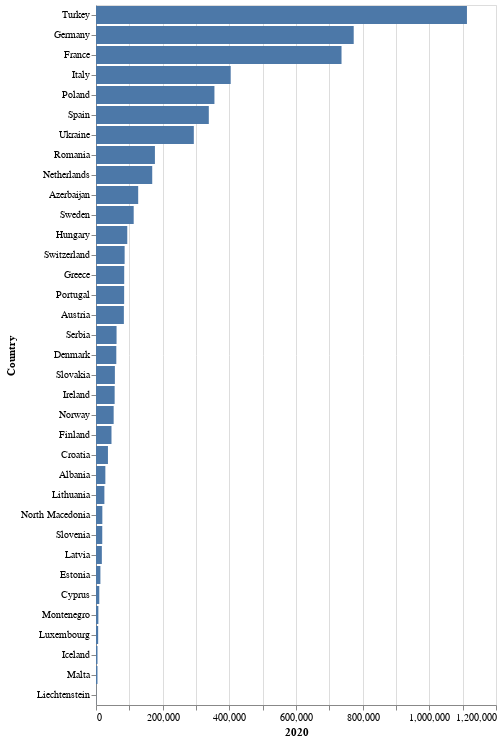

The notebook cell saved with this chart:
### Markdown cell above
Order bars DESC (use `x` to order ASC).

### Code cell
bars = alt.Chart(df).mark_bar().encode(
    x=alt.X('2020:Q'),
    y=alt.Y('Country:N', sort='-x'),
)
bars.save('ordered_raw_bar_chart.png')
bars

### Figure 1 — Vega-Lite specification as saved in the notebook (floating-point values rounded to 4 significant figures)
{"config": {"view": {"continuousWidth": 400, "continuousHeight": 300}}, "data": {"name": "data-d0e47a22d14017a529b8ad2969904b3a"}, "mark": "bar", "encoding": {"x": {"type": "quantitative", "field": "2020"}, "y": {"type": "nominal", "field": "Country", "sort": "-x"}}, "$schema": "https://vega.github.io/schema/vega-lite/v4.8.1.json", "datasets": {"data-d0e47a22d14017a529b8ad2969904b3a": [{"Country": "Denmark", "2019": 61170.0, "2020": 60940.0}, {"Country": "Germany", "2019": 778100.0, "2020": 773100.0}, {"Country": "Estonia", "2019": 14100.0, "2020": 13210.0}, {"Country": "Ireland", "2019": 59290.0, "2020": 55960.0}, {"Country": "Greece", "2019": 83760.0, "2020": 84620.0}, {"Country": "Spain", "2019": 358700.0, "2020": 338400.0}, {"Country": "France", "2019": 754000.0, "2020": 736600.0}, {"Country": "Croatia", "2019": 36140.0, "2020": 35840.0}, {"Country": "Italy", "2019": 420100.0, "2020": 404100.0}, {"Country": "Cyprus", "2019": 9548.0, "2020": 9860.0}, {"Country": "Latvia", "2019": 18790.0, "2020": 17550.0}, {"Country": "Lithuania", "2019": 27390.0, "2020": 25140.0}, {"Country": "Luxembourg", "2019": 6230.0, "2020": 6459.0}, {"Country": "Hungary", "2019": 93100.0, "2020": 93810.0}, {"Country": "Malta", "2019": 4350.0, "2020": 4414.0}, {"Country": "Netherlands", "2019": 169700.0, "2020": 168700.0}, {"Country": "Austria", "2019": 84950.0, "2020": 83600.0}, {"Country": "Poland", "2019": 375000.0, "2020": 355300.0}, {"Country": "Portugal", "2019": 86580.0, "2020": 84430.0}, {"Country": "Romania", "2019": 199700.0, "2020": 176800.0}, {"Country": "Slovenia", "2019": 19330.0, "2020": 18770.0}, {"Country": "Slovakia", "2019": 57050.0, "2020": 56650.0}, {"Country": "Finland", "2019": 45610.0, "2020": 46460.0}, {"Country": "Sweden", "2019": 114500.0, "2020": 113100.0}, {"Country": "Iceland", "2019": 4452.0, "2020": 4512.0}, {"Country": "Liechtenstein", "2019": 356.0, "2020": 353.0}, {"Country": "Norway", "2019": 54500.0, "2020": 52980.0}, {"Country": "Switzerland", "2019": 86170.0, "2020": 85910.0}, {"Country": "Montenegro", "2019": 7223.0, "2020": 7097.0}, {"Country": "North Macedonia", "2019": 19840.0, "2020": 19030.0}, {"Country": "Albania", "2019": 28560.0, "2020": 28080.0}, {"Country": "Serbia", "2019": 64400.0, "2020": 61690.0}, {"Country": "Turkey", "2019": 1184000.0, "2020": 1113000.0}, {"Country": "Ukraine", "2019": 308800.0, "2020": 293500.0}, {"Country": "Azerbaijan", "2019": 141200.0, "2020": 126600.0}]}}
